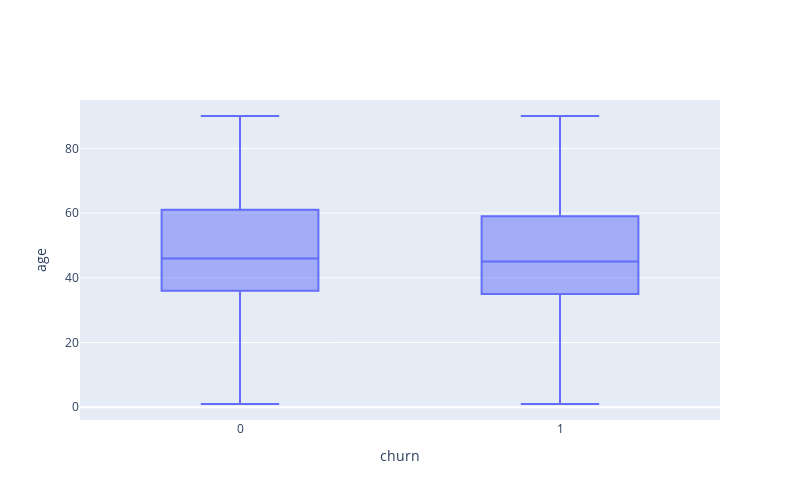

Notebook code cell kept with this figure:
### Markdown cell above
Análisis de conjunto de datos

### Code cell
import plotly.graph_objects as go

fig = go.Figure()
fig.update_layout(
    autosize=False,
    width=800,
    height=500,
    )

fig.add_trace(go.Box(x=df_clean['churn'], y=df_clean['age']))

fig.update_layout(xaxis_title='churn', yaxis_title='age')

fig.show()

### Figure 1 — Plotly figure (JSON) as saved in the notebook; plotly's stock layout.template omitted (floating-point values rounded to 4 significant figures; data arrays with more than 128 entries replaced by an {"elided": "..."} marker saying what was removed)
{"data": [{"type": "box", "x": {"elided": "28382 int values"}, "y": {"elided": "28382 int values"}}], "layout": {"autosize": false, "height": 500, "width": 800, "xaxis": {"title": {"text": "churn"}}, "yaxis": {"title": {"text": "age"}}}}
